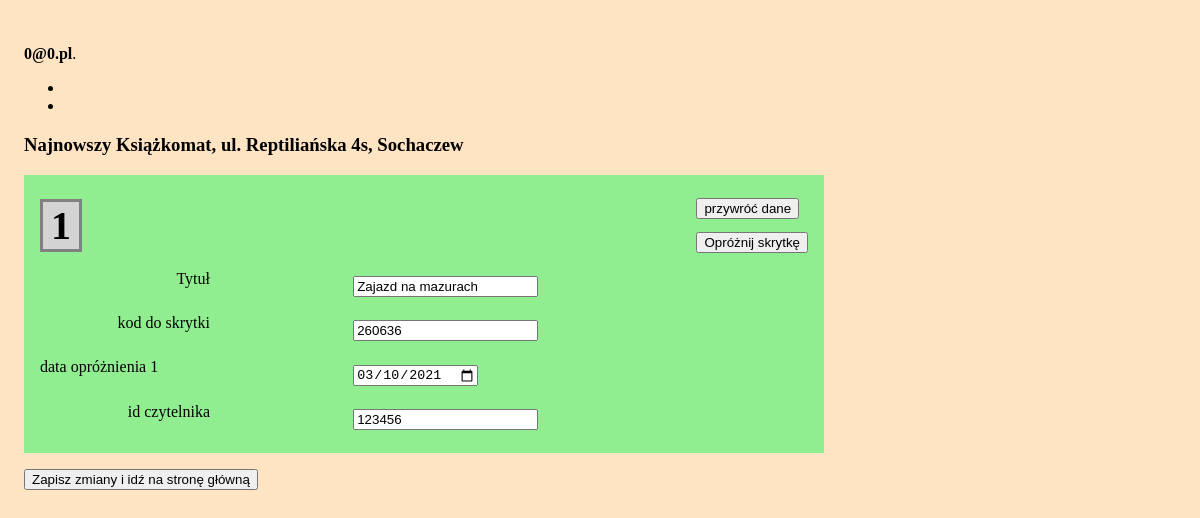
/edit-box.php?box=1&id=11 (signed in), run on the app's committed database.
### tables this page shows
CREATE TABLE "unit" (
    "unit_id" INTEGER PRIMARY KEY AUTOINCREMENT NOT NULL,
    "unit_name" TEXT,
    "unit_address" TEXT,
    "number_columns" INTEGER,
    "number_box" INTEGER
);

CREATE TABLE "user" (
    "id" INTEGER PRIMARY KEY AUTOINCREMENT NOT NULL,
    "date_insertion" DATETIME,
    "title" TEXT,
    "access_code" INTEGER,
    "user_id" INTEGER,
    "box_nr" INTEGER,
    "unit_id" INTEGER
);

### edit-box.php (the view, shortened to what this page needs)
<?php
require 'config.php';
$db = new MyDB($dbfile);
$selected_unit_get = filter_input(INPUT_GET, 'id', FILTER_VALIDATE_INT);
$selected_box_get = filter_input(INPUT_GET, 'box', FILTER_VALIDATE_INT);
$selected_unit_post = filter_input(INPUT_POST, 'id', FILTER_VALIDATE_INT);
$selected_box_post = filter_input(INPUT_POST, 'box', FILTER_VALIDATE_INT);
$selected_unit = $selected_unit_get . $selected_unit_post;
$selected_box = $selected_box_get . $selected_box_post;
$unit_name = "";
$unit_address = "";
$stm = $db->prepare("SELECT unit_name, unit_address from unit where unit_id = :unit_id");
$stm->bindValue(':unit_id', $selected_unit);
$score = $stm->execute();
while ($row = $score->fetchArray(1)) {
    $unit_name = $row['unit_name'];
    $unit_address = $row['unit_address'];
};
function selected_box($db, $selected_unit, $selected_box){
    $score_box = $db->query("SELECT * from user where box_nr = $selected_box and unit_id = $selected_unit");
    $date_insertion = "";
    $title = "";
    $access_code = "";
    $user_id = "";
    while ($row_box = $score_box->fetchArray(1)) {
        $date_insertion = $row_box['date_insertion'];
        $title = $row_box['title'];
        $access_code = $row_box['access_code'];
        $user_id = $row_box['user_id'];
    };
    $box_data = array($title, $access_code, $date_insertion, $user_id);
    return $box_data;
}
$box_info = selected_box($db, $selected_unit, $selected_box);
echo $page_head . "\n\t\t<title>" . $info['machine_title']; ?></title>
</head>
<body>
    <?php
    if (isset($_SESSION["name"])) {
    ?>
        <header class="page-header">
            <?php echo $info['admin_login_info'] . " <b>" . $_SESSION['name']; ?></b>.<br>
        </header>
        <nav>
            <ul>
                <li><?php echo $info['admin_logout']; ?></li>
                <li><?php echo $info['admin_page']; ?></li>
            </ul>
        </nav>
        <main role="main">
            <section>
                <h3 class=""><?php echo $unit_name . ", " . $unit_address; ?></h3>
            </section>
            <form action="./edit-box.php" method="post">
                <div class="edycja">
                    <div class="flekser"><span class="box-number"><?php echo $selected_box; ?></span>
                        <div class="panel-checkboxes"><input type="reset"  id="" value="przywróć dane"><br>
                        <input type="button" id="clear_fields" value="Opróżnij skrytkę"></div>
                    </div>
                    <div class="descriptive-container">
                        <div class="descriptive-container-end"><label for="title" class="">Tytuł</label></div>
                        <div class=""><input class="" id="box_title" name="title" value="<?php echo $box_info[0]; ?>" type="text"></div>
                        <div class="descriptive-container-end"><label for="secret_code" class="">kod do skrytki</label></div>
                        <div class=""><input class="" id="box_secret_code" name="secret_code" value="<?php echo $box_info[1]; ?>" type="number"></div>
                        <div class="descriptive_container_end"><label for="end_date" class="">data opróżnienia 1</label></div>
                        <div class=""><input class="" id="box_end_date" name="end_date" value="<?php echo $box_info[2]; ?>" type="date"></div>
                        <div class="descriptive-container-end"><label for="id_user" class="">id czytelnika</label></div>
                        <div class=""><input class="" id="box_id_user" name="id_user" value="<?php echo $box_info[3]; ?>"></div>
                    </div>
                </div>
                <button type="submit" value="Zapisz zmiany i idź na stronę główną">Zapisz zmiany i idź na stronę główną</button>
            </form>
        </main>
    <?php
    } else {
        echo '<header class="page-header">
        <h1>' . $info["machine_message"] . '</h1>
        <h2><a href="login.php">' . $info["login_first"] . '</a></h2>
    </header>';
    }
    ?>
</body>
</html>

### style.css (style rules this page uses)
.flekser { display: flex; flex-direction: row; justify-content: space-between; align-items: center; }
.box-number { font-size: 2.5em; font-weight: bold; border-color: gray; background-color: lightgray; border-style: solid; margin-right: .2em; padding-left: 0.2em; padding-right: .2em; }
.edycja { background: lightgreen; color: black; padding: 1em; margin-bottom: 1em; }
.descriptive-container { display: grid; grid-template-columns: 2fr 3fr; grid-gap: 10px; padding-top: 10px; }
.descriptive-container-end { display: inline-block; max-width: 170px; text-align: right; }
input { cursor: pointer; margin-top: .5em; margin-bottom: .5em; }
body { padding: 1em; background-color: bisque; max-width: 800px; }

### data on the page
unit: unit_name "Najnowszy Książkomat", unit_address "ul. Reptiliańska 4s, Sochaczew"
user: title "Zajazd na mazurach", secret_code "260636", end_date "03/10/2021", id_user "123456"

### other printed values
$_SESSION['name'] "0@0.pl"
$selected_box "1"
